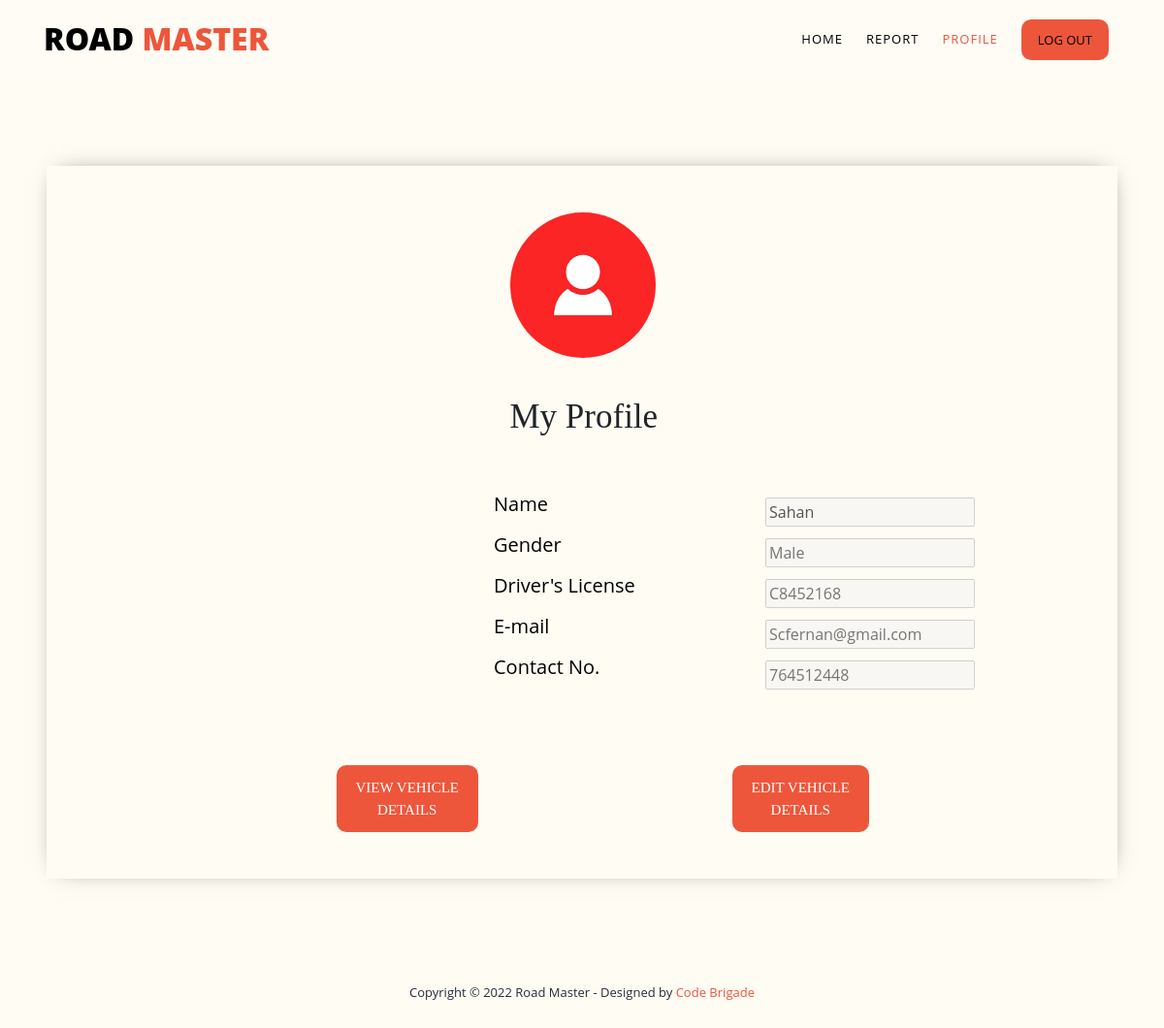
Page /Profile.php (signed in) on the committed database.
### tables this page shows
CREATE TABLE `driver` (
  `Driver_Id` int(11) NOT NULL,
  `Password` varchar(256) NOT NULL,
  `Licence_No` varchar(10) NOT NULL,
  `Name` varchar(250) NOT NULL,
  `Contact_No` int(10) NOT NULL,
  `Email` varchar(250) NOT NULL,
  `Gender` varchar(20) NOT NULL
);

### functions.php (called while the page is built, shortened)
<?php
function check_login($con)
{
	if(isset($_SESSION['D_Id']))
	{
		$id = $_SESSION['D_Id'];
		$query = "select * from Driver where Driver_Id = '$id' limit 1";
		$result = mysqli_query($con,$query);
		if($result && mysqli_num_rows($result) > 0)
		{
			$user_data = mysqli_fetch_assoc($result);
			return $user_data;
		}
	}
}
?>

### Profile.php (the view, shortened to what this page needs)
<?php
     include("connection.php");
     include("functions.php");
     $userdata=check_login($con);
?>
<!DOCTYPE html>
<html lang="en">
  <head>
    <link rel="stylesheet" type="text/css" href="assets/css/bootstrap.min.css">
    <link rel="stylesheet" type="text/css" href="assets/css/font-awesome.css">
    <link rel="stylesheet" href="assets/css/test2.css">
    <link rel="stylesheet" type="text/css" href="assets/css/bootstrap.css" />
    <link href="assets/css/style.css" rel="stylesheet" />
    <link href="assets/css/responsive.css" rel="stylesheet" />
    </head>
    <body>
    <header class="header-area header-sticky">
      <div class="container">
          <div class="row">
              <div class="col-12">
              <nav class="main-nav">
                      <a href="Home.php" class="logo">Road<em> Master</em></a>
                      <ul class="nav">
                            <li class="scroll-to-section"><a href="home.php">Home</a></li>
                            <?php
                                if(!(isset($_SESSION['D_Id']))){echo"
                                    <li class='main-button'><a href='Login.php'>Log In</a></li>";
                                }
                                else{echo"
                                    <li class='scroll-to-section'><a href='ReportMain.php' >Report</a></li>
                                    <li class='scroll-to-section'><a href='profile.php' class='active'>Profile</a></li>
                                    <li class='main-button'><a href='logout.php'>Log Out</a></li>";}
                                ?>
                        </ul>
                  </nav>
              </div>
          </div>
      </div>
  </header>
<br>
<br>
<br>
<br>
<div class="layout_padding">
    <section class="layout_padding story_section ">
    <div class="container-fluid">
        <div class="col-lg-5 offset-lg-5">
        <div class="box">
            <br>
            <br>
		<p><img src="assets/img2/avatar.jpg" style="width: 150px; border-radius:75px; margin-left: auto; margin-right: auto; "></p>
        <br>
		<div id="ho2"> <h2 style= "font-size:35px ; font-family:Aachen BT; ">   My Profile</h2></div>
			<br>
            <br>
                                </div>
        </div>
        <div class="col-lg-8 offset-lg-4" style=" margin-left: 430px; margin-right: auto;">
		<form ><fieldset disabled="disabled" style="color: #000;" >
			<?php
            if( !empty($userdata) ){
                			echo"
                		<table class='pdtable'>
                			<tr height='40px'><td width = '280px' ><label><h5>Name</h5></label></td><td><input type='text' name='fname' value='{$userdata['Name']}'></td></tr>
                			<tr height='40px'><td><label><h5>Gender</h5></label></td><td><input type='text' name='fname' placeholder='{$userdata['Gender']}'></td></tr>
                			<tr height='40px'><td><label><h5>Driver's License</h5></label></td><td><input type='text' name='fname' placeholder='{$userdata['Licence_No']}'></td></tr>
                            <tr height='40px'><td><label><h5>E-mail</h5></label></td><td><input type='text' name='fname' placeholder='{$userdata['Email']}'></td></tr>
                			<tr height='40px'><td><label><h5>Contact No.</h5></label></td><td><input type='text' name='fname' placeholder='{$userdata['Contact_No']}'></td></tr>
                		</table>";}
        ?>
            </fieldset>
        </form>
        <br>
        <br>
        </div>
        <br>
    <div class="row" style=" margin-left: auto; margin-right: auto;" >
            <div class="col-lg-4 offset-lg-3" >
                <div class="trainer-item">
                    <div >
                    <div class="main-button"><a href="VehiView.php" style= " font-family:Aachen BT ; border-color:white;  ">View  Vehicle <br>Details</a></div>
                    </div>
                </div>
            </div>
            <div class="col-lg-4"style="margin-left: 50px; margin-right: auto;">
                <div class="trainer-item " >
                    <div >
                    <div class="main-button"><a href="VehiEdit.php" style= " font-family:Aachen BT ; border-color:white; ">Edit  Vehicle <br>Details</a></div>
                    </div>
                </div>
            </div>
        </div>
        <br>
        <br>
    </section>
</div>
    <footer>
      <div class="container">
          <div class="row">
              <div class="col-lg-12">
              <p>Copyright &copy; 2022 Road Master - Designed by <a rel="nofollow" href="Home.php" class="tm-text-link" >Code Brigade</a></p>
              </div>
          </div>
      </div>
  </footer>
  </body>
</html>

### assets/css/test2.css (style rules this page uses)
html, body, div, span, applet, object, iframe, h1, h2, h3, h4, h5, h6, p, blockquote, div pre, a, abbr, acronym, address, big, cite, code, del, dfn, em, font, img, ins, kbd, q, s, samp, small, strike, strong, sub, sup, tt, var, b, u, i, center, dl, dt, dd, ol, ul, li, figure, header, nav, section, article, aside, footer, figcaption { margin: 0; padding: 0; border: 0; outline: 0; }
ul, li { padding: 0; margin: 0; list-style: none; }
header, nav, section, article, aside, footer, hgroup { display: block; }
* { box-sizing: border-box; }
html, body { font-family: 'Poppins', sans-serif; font-weight: 400; background-color: #fff; font-size: 16px; -ms-text-size-adjust: 100%; -webkit-font-smoothing: antialiased; -moz-osx-font-smoothing: grayscale; }
a { text-decoration: none !important; }
h1, h2, h3, h4, h5, h6 { margin-top: 0px; margin-bottom: 0px; }
ul { margin-bottom: 0px; }
p { font-size: 14px; line-height: 25px; color: #7a7a7a; }
html, body { background: #fff; font-family: 'Poppins', sans-serif; }
.main-button a { display: inline-block; font-size: 15px; padding: 12px 20px; background-color: #ed563b; border-radius: 10px; color: #fff; text-align: center; font-weight: 400; text-transform: uppercase; transition: all .3s; }
.header-area { position: absolute; top: 0px; left: 0px; right: 0px; z-index: 100; height: 80px; background: rgba(250,250,250,0.1); -webkit-transition: all .5s ease 0s; -moz-transition: all .5s ease 0s; -o-transition: all .5s ease 0s; transition: all .5s ease 0s; }
.header-area .main-nav { min-height: 80px; background: transparent; }
.header-area .main-nav .logo { line-height: 80px; color: rgb(0, 0, 0); font-size: 32px; font-weight: 800; text-transform: uppercase; float: left; -webkit-transition: all 0.3s ease 0s; -moz-transition: all 0.3s ease 0s; -o-transition: all 0.3s ease 0s; transition: all 0.3s ease 0s; }
.header-area .main-nav .logo em { font-style: normal; color: #ed563b; font-weight: 900; }
.header-area .main-nav .nav { float: right; margin-top: 27px; margin-right: 0px; background-color: transparent; -webkit-transition: all 0.3s ease 0s; -moz-transition: all 0.3s ease 0s; -o-transition: all 0.3s ease 0s; transition: all 0.3s ease 0s; position: relative; z-index: 999; }
.header-area .main-nav .nav li { padding-left: 20px; padding-right: 20px; }
.header-area .main-nav .nav li a { display: block; font-weight: 500; font-size: 13px; color: #7a7a7a; text-transform: uppercase; -webkit-transition: all 0.3s ease 0s; -moz-transition: all 0.3s ease 0s; -o-transition: all 0.3s ease 0s; transition: all 0.3s ease 0s; height: 40px; line-height: 40px; border: transparent; letter-spacing: 1px; }
.header-area .main-nav .nav li a { color: rgb(0, 0, 0); }
.header-area .main-nav .nav li:last-child a { display: inline-block; font-size: 13px; padding: 11px 17px; background-color: #ed563b; color: rgb(0, 0, 0); text-align: center; font-weight: 400; letter-spacing: 0px; text-transform: uppercase; transition: all .3s; height: auto; line-height: 20px; }
.header-area .main-nav .nav li:hover a, .header-area .main-nav .nav li a.active { color: #ed563b!important; opacity: 1; }
.header-area.header-sticky { min-height: 80px; }
.header-area.header-sticky .nav { margin-top: 20px !important; }
.header-area.header-sticky .nav li a.active { color: #ed563b; }
@media (max-width: 1200px) { .header-area .main-nav .nav li { padding-left: 12px; padding-right: 12px; } }
@media (max-width: 1200px) { .header-area .main-nav:before { display: none; } }
@media (min-width: 767px) { .header-area .main-nav .nav { display: flex !important; } }
footer { text-align: center; padding: 30px 0px; }
footer p { color: #232d39; font-size: 13px; }
footer p a { cursor: pointer; color: #ed563b; }

### assets/css/style.css (style rules this page uses)
body { font-family: "Open Sans", sans-serif; background-color: #fffcf4; }
.layout_padding { padding: 75px 0; }
a, a:hover, a:focus { text-decoration: none; }
.story_section { padding: 0 4%; }
.story_section .container-fluid { -webkit-box-shadow: 1px -1px 24px -13px rgba(0, 0, 0, 0.75); -moz-box-shadow: 1px -1px 24px -13px rgba(0, 0, 0, 0.75); box-shadow: 1px -1px 24px -13px rgba(0, 0, 0, 0.75); }

### rows in the picture
driver: fname "Sahan", fname "Male", fname "C8452168", fname "Scfernan@gmail.com", fname "764512448"
